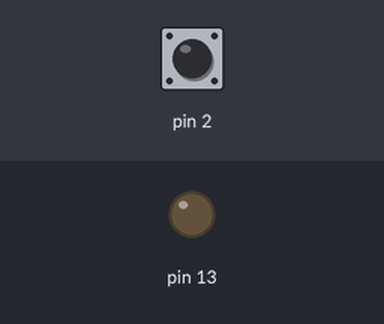
Recording of a sketch running on a simulated Arduino Uno, built with avr-gcc and run on an emulated ATmega328P. Shown: output pins drawn as LEDs (lit = HIGH). Inputs (shaded band) come from the test bench; at power-on: pin 2 LOW.

Above: at 1.2 s.
1.3 s: pin 2 pulsed HIGH 2 times (0.12 s each, 0.3 s apart)
At 4.64 s:
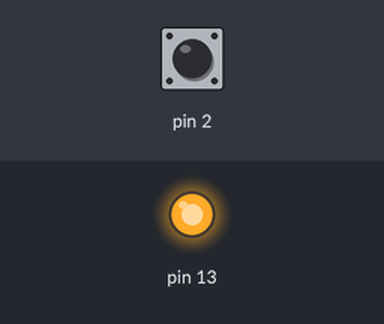
Timing chart, 0 to 6.2 s (numbered marks = the images above; inputs shaded):
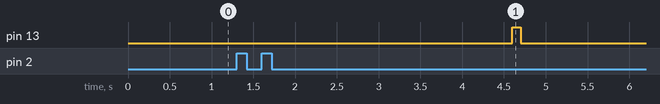

Measured:
- after the input at 1.3 s, pin 13: LOW → HIGH after 3.3 s, → LOW 0.10 s later

The sketch:

task-eventi.ino
```cpp
void setup() {
  pinMode(13, OUTPUT);
  pinMode(2, INPUT);
  Serial.begin(9600);
}

unsigned long t1, dt;
bool RUN = false;

void loop() {
  dt = millis() - t1;
  if ((dt >= 3000) && RUN) {
    digitalWrite(13, HIGH);
    delay(100);
    digitalWrite(13, LOW);
    RUN = false;
  }

  //verifica innesco task
  if (digitalRead(2)) {
    t1 = millis();
    delay(300);
    RUN = true;
  }
}
```
